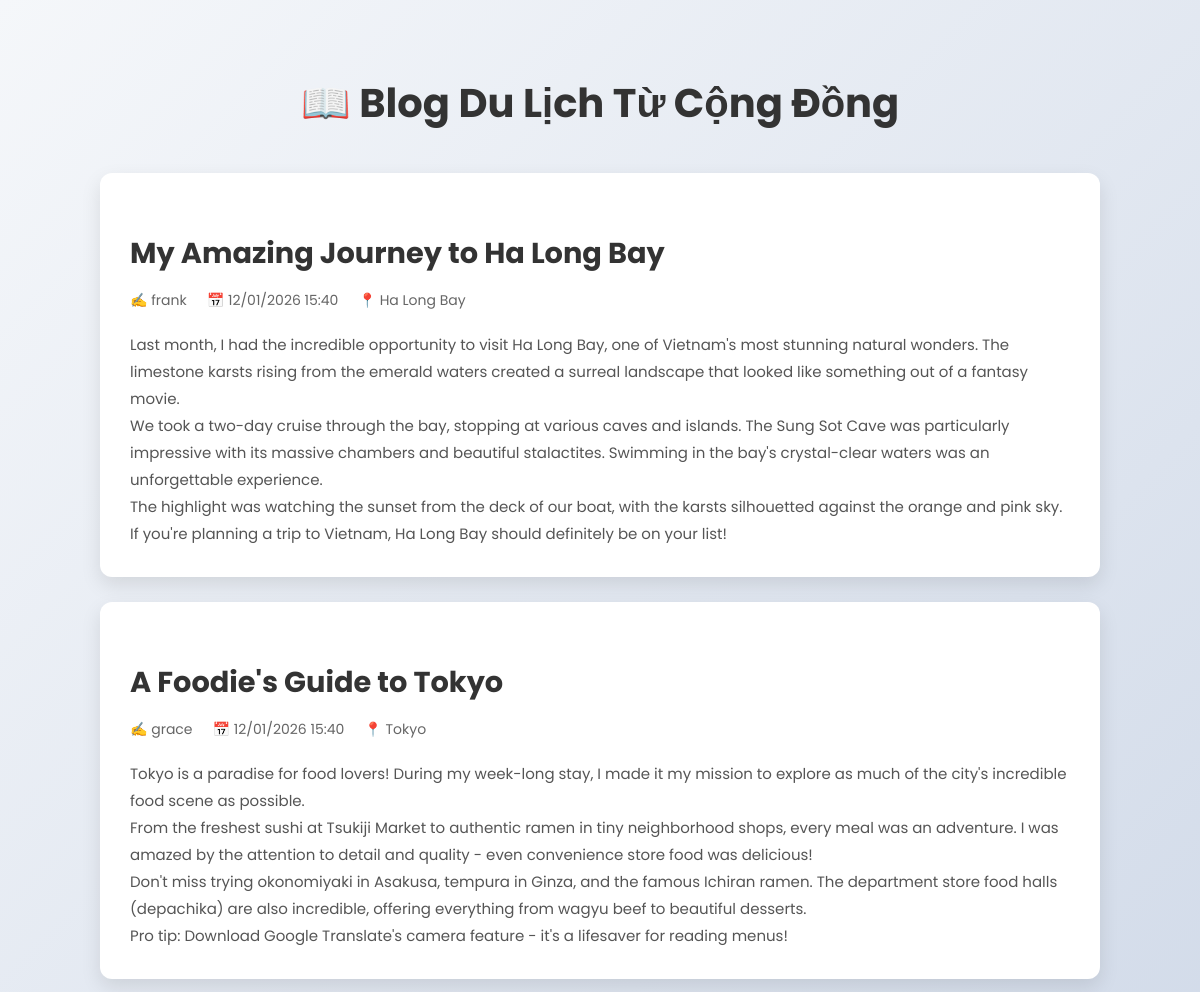
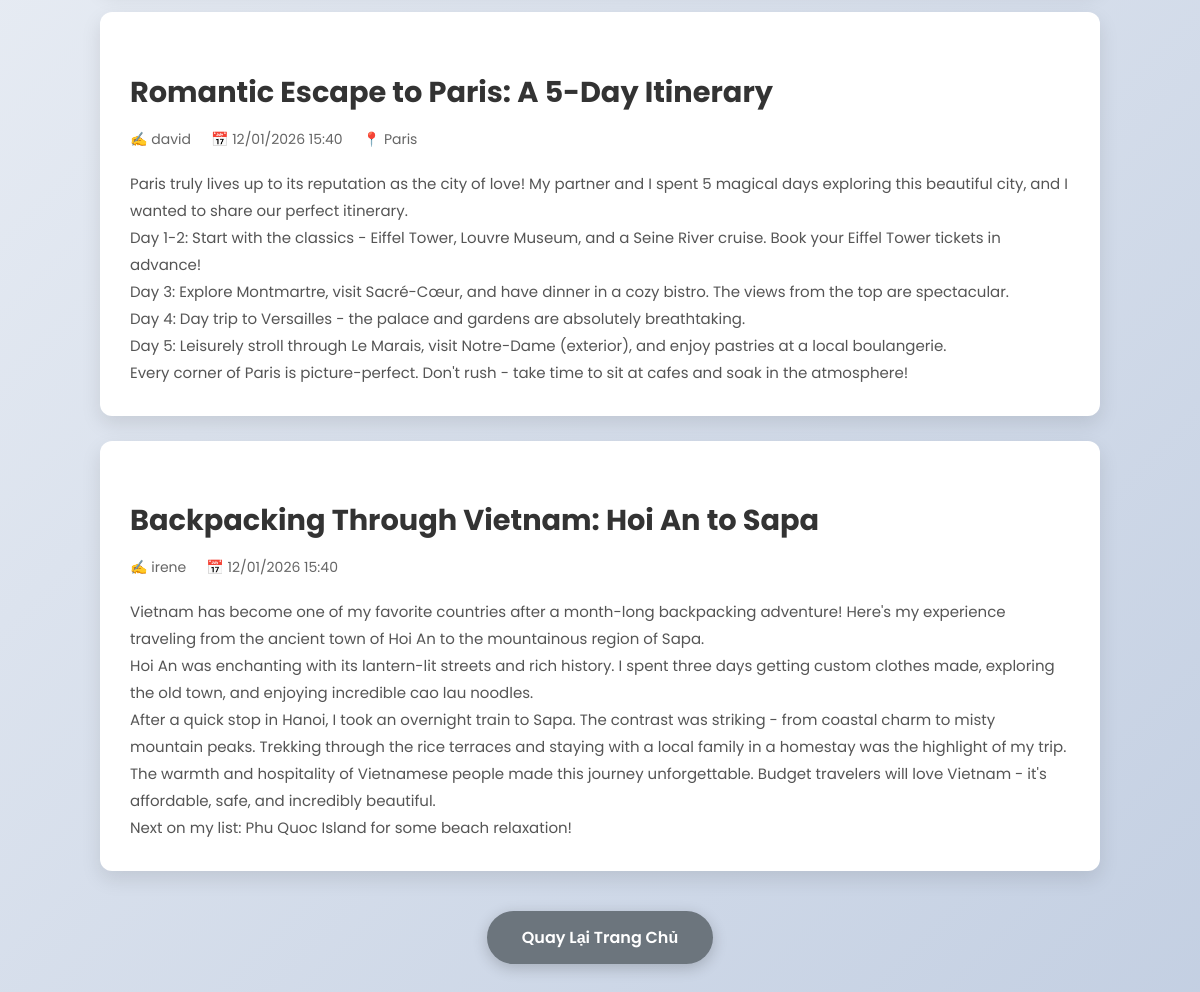
/blogs.php, run on the app's committed database (2 pictures, top to bottom).
### tables this page shows
CREATE TABLE IF NOT EXISTS blogs (
    blog_id INT AUTO_INCREMENT PRIMARY KEY,
    title VARCHAR(255) NOT NULL,
    content TEXT NOT NULL,
    user_id INT NOT NULL,
    destination_id INT NULL,
    created_at TIMESTAMP DEFAULT CURRENT_TIMESTAMP,
    FOREIGN KEY (user_id) REFERENCES users(user_id) ON DELETE CASCADE,
    FOREIGN KEY (destination_id) REFERENCES destinations(destination_id) ON DELETE SET NULL
);

CREATE TABLE IF NOT EXISTS users (
    user_id INT AUTO_INCREMENT PRIMARY KEY,
    username VARCHAR(50) NOT NULL UNIQUE,
    password VARCHAR(255) NOT NULL,
    role VARCHAR(20) DEFAULT 'user'
);

CREATE TABLE IF NOT EXISTS destinations (
    destination_id INT AUTO_INCREMENT PRIMARY KEY,
    name VARCHAR(100) NOT NULL,
    country VARCHAR(100) NOT NULL,
    description TEXT,
    image_url VARCHAR(10000),
     category VARCHAR(50),
    province VARCHAR(100)
);

### blogs.php (the view, shortened to what this page needs)
<?php
include 'config.php';
$blogs = $conn->query("SELECT b.*, u.username, d.name as dest_name
                       FROM blogs b
                       JOIN users u ON b.user_id=u.user_id
                       LEFT JOIN destinations d ON b.destination_id=d.destination_id
                       ORDER BY b.created_at DESC");
?>
<!DOCTYPE html>
<html lang="vi">
<head>
</head>
<body>
<div class="container">
    <h2>📖 Blog Du Lịch Từ Cộng Đồng</h2>
    <?php if ($blogs->num_rows > 0): ?>
        <?php while($b = $blogs->fetch_assoc()): ?>
        <div class="blog">
            <h3><?= htmlspecialchars($b['title']) ?></h3>
            <div class="blog-meta">
                <span>✍️ <?= htmlspecialchars($b['username']) ?></span>
                <span>📅 <?= date('d/m/Y H:i', strtotime($b['created_at'])) ?></span>
                <?php if($b['dest_name']): ?>
                    <span>📍 <?= htmlspecialchars($b['dest_name']) ?></span>
                <?php endif; ?>
            </div>
            <div class="blog-content">
                <?= nl2br(htmlspecialchars($b['content'])) ?>
            </div>
        </div>
        <?php endwhile; ?>
    <?php else: ?>
        <div class="no-blogs">
            Chưa có blog nào. Hãy là người đầu tiên chia sẻ trải nghiệm của bạn! ✨
        </div>
    <?php endif; ?>
    <div class="actions">
        <a href="landing.php" class="btn">Quay Lại Trang Chủ</a>
    </div>
</div>
</body>
</html>

### blogs.php (style rules this page uses)
body { font-family: 'Poppins', sans-serif; margin: 0; background: linear-gradient(135deg, #f5f7fa 0%, #c3cfe2 100%); padding: 40px 20px; }
.container { max-width: 1000px; margin: 0 auto; }
h2 { text-align: center; color: #333; font-size: 2.5rem; margin-bottom: 40px; }
.blog { background: white; border-radius: 12px; padding: 30px; margin-bottom: 25px; box-shadow: 0 8px 20px rgba(0,0,0,0.1); transition: transform 0.3s; position: relative; }
.blog h3 { color: #333; font-size: 1.8rem; margin-bottom: 15px; }
.blog-meta { display: flex; gap: 20px; font-size: 14px; color: #666; margin-bottom: 20px; flex-wrap: wrap; }
.blog-meta span { display: flex; align-items: center; gap: 5px; }
.blog-content { line-height: 1.8; color: #555; font-size: 15px; }
.actions { text-align: center; margin: 40px 0; display: flex; justify-content: center; gap: 20px; flex-wrap: wrap; }
.btn { display: inline-block; padding: 14px 35px; background: #6c757d; color: white; text-decoration: none; border-radius: 50px; font-weight: 600; font-size: 16px; box-shadow: 0 4px 15px rgba(0,0,0,0.2); transition: all 0.3s; }

### data on the page
blogs: title "My Amazing Journey to Ha Long Bay", user.username "frank", created_at "12/01/2026 15:40", destination.name "Ha Long Bay", content "Last month, I had the incredible opportunity to visit Ha Long Bay, one of Vietnam's most stunning natural wonders. The limestone karsts rising from the emerald waters created a surreal landscape that looked like something out of a fantasy movie. We took a two-day cruise through the bay, stopping at various caves and islands. The Sung Sot Cave was particularly impressive with its massive chambers and beautiful stalactites. Swimming in the bay's crystal-clear waters was an unforgettable experience. The highlight was watching the sunset from the deck of our boat, with the karsts silhouetted against the orange and pink sky. If you're planning a trip to Vietnam, Ha Long Bay should definitely be…"
blogs: title "A Foodie's Guide to Tokyo", user.username "grace", created_at "12/01/2026 15:40", destination.name "Tokyo", content "Tokyo is a paradise for food lovers! During my week-long stay, I made it my mission to explore as much of the city's incredible food scene as possible. From the freshest sushi at Tsukiji Market to authentic ramen in tiny neighborhood shops, every meal was an adventure. I was amazed by the attention to detail and quality - even convenience store food was delicious! Don't miss trying okonomiyaki in Asakusa, tempura in Ginza, and the famous Ichiran ramen. The department store food halls (depachika) are also incredible, offering everything from wagyu beef to beautiful desserts. Pro tip: Download Google Translate's camera feature - it's a lifesaver for reading menus!"
blogs: title "Romantic Escape to Paris: A 5-Day Itinerary", user.username "david", created_at "12/01/2026 15:40", destination.name "Paris", content "Paris truly lives up to its reputation as the city of love! My partner and I spent 5 magical days exploring this beautiful city, and I wanted to share our perfect itinerary. Day 1-2: Start with the classics - Eiffel Tower, Louvre Museum, and a Seine River cruise. Book your Eiffel Tower tickets in advance! Day 3: Explore Montmartre, visit Sacré-Cœur, and have dinner in a cozy bistro. The views from the top are spectacular. Day 4: Day trip to Versailles - the palace and gardens are absolutely breathtaking. Day 5: Leisurely stroll through Le Marais, visit Notre-Dame (exterior), and enjoy pastries at a local boulangerie. Every corner of Paris is picture-perfect. Don't rush - take time to sit at…"
blogs: title "Backpacking Through Vietnam: Hoi An to Sapa", user.username "irene", created_at "12/01/2026 15:40", content "Vietnam has become one of my favorite countries after a month-long backpacking adventure! Here's my experience traveling from the ancient town of Hoi An to the mountainous region of Sapa. Hoi An was enchanting with its lantern-lit streets and rich history. I spent three days getting custom clothes made, exploring the old town, and enjoying incredible cao lau noodles. After a quick stop in Hanoi, I took an overnight train to Sapa. The contrast was striking - from coastal charm to misty mountain peaks. Trekking through the rice terraces and staying with a local family in a homestay was the highlight of my trip. The warmth and hospitality of Vietnamese people made this journey unforgettable.…"
